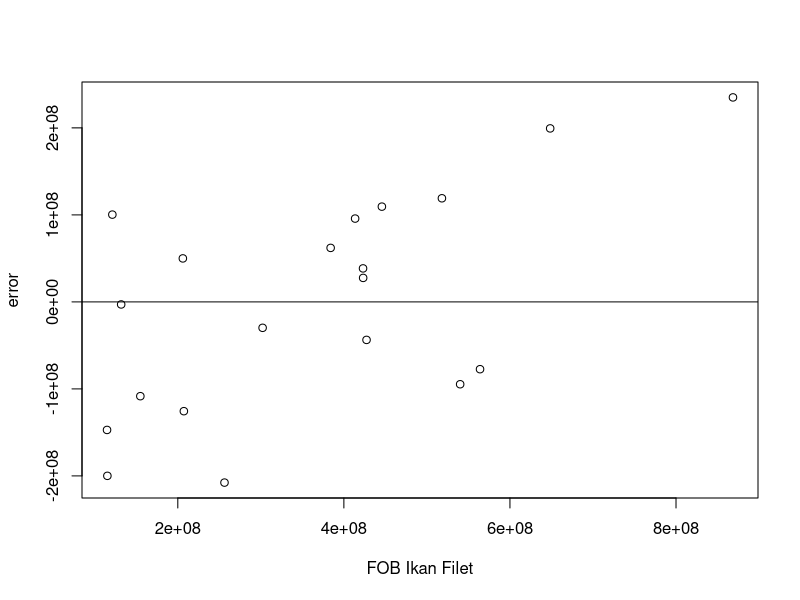
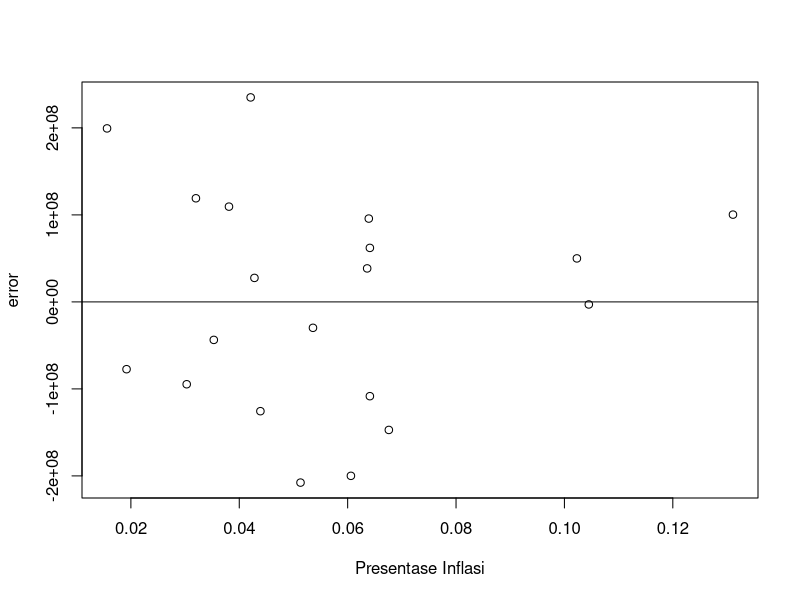
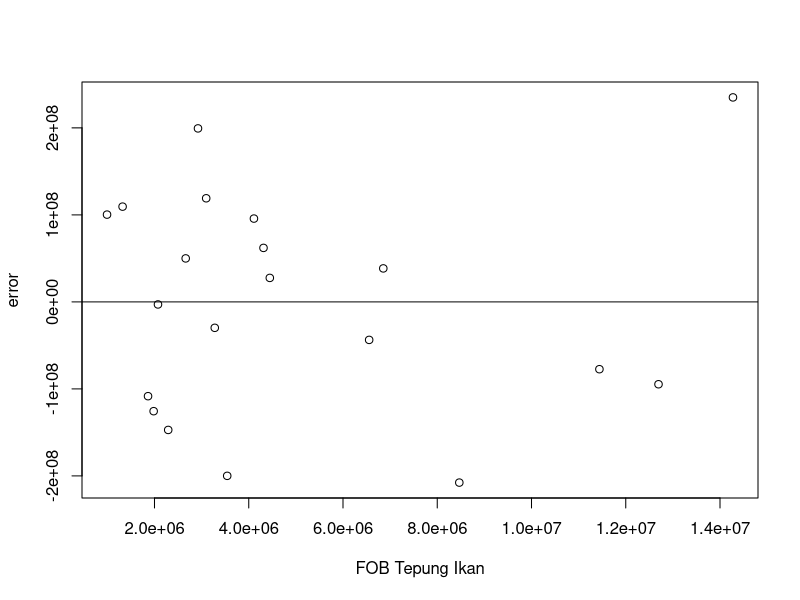

These charts were generated, in order, by the following R code:
## ---- chunk 1
#| warning: false
#| echo: true
setwd("D:/METOPEL UAS/SAY METOPEL")
library(tidyverse)
library(readxl)
library(kableExtra)
## ---- chunk 2
#impor dataset
read_excel("TPI1.xlsx")
dat <- read_excel("TPI1.xlsx")
kbl(dat) %>%
  kable_styling(bootstrap_options = c("striped", "hover", "condensed", "responsive"))
reg1<-lm(data=dat,filet~inflasi+tepung)
## ---- chunk 3
dat$m<-resid(reg1)
plot(dat$filet,dat$m,xlab="FOB Ikan Filet",ylab="error")
abline(h=0) # membuat garis horizontal di y=0

## ---- chunk 4
dat$m<-resid(reg1)
plot(dat$inflasi,dat$m,xlab="Presentase Inflasi",ylab="error")
abline(h=0)
## ---- chunk 5
dat$m<-resid(reg1)
plot(dat$tepung,dat$m,xlab="FOB Tepung Ikan",ylab="error")
abline(h=0)
## ---- chunk 6
reg1<-lm(data=dat,filet~inflasi+tepung) #Y~X+S
summary(reg1) 
